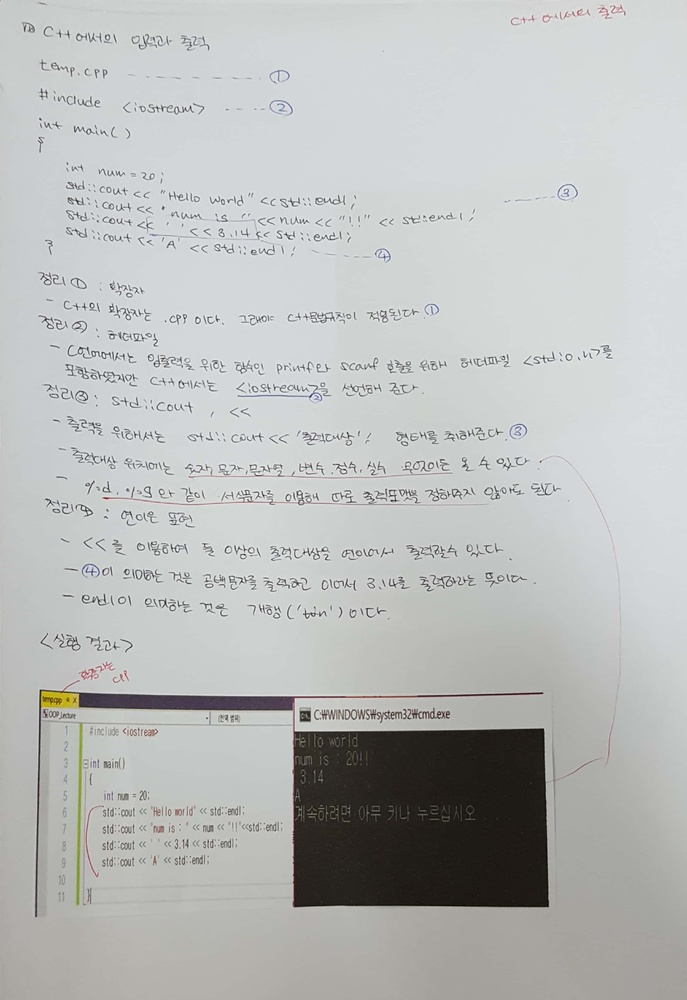
//> input picture 01 출력.jpg, 687 x 1000 px, shrunk from 2264 x 3296 before the run, given in place of blackbox_video1.mp4, which was not available
$ ./4_2_video   (built with g++ and OpenCV 4)
//> lines starting //> are read from the running program, lines starting //| are printed output that depends on the picture; after the words box and inside, x2 and y2 are one past the last pixel; in counts of white or black regions, pixels touching at a corner belong together; pictures that were not available may be replaced by others from this repository, and a replacement may not be noted
#include <opencv2/opencv.hpp>
#include <iostream>

using namespace cv;
using namespace std;

int main(int argc, char** argv)
{
	VideoCapture cap("C:/Users/KimDongUn/Desktop/객체/blackbox_video1.mp4");
	if (!cap.isOpened())
	{
		cout << "Error!!" << endl;
		return -1;
	}
	int cnt = 0;
	while (1)
	{
		Mat frame;
		cap >> frame;
//> frame is the input picture: 1000 rows x 687 cols, CV_8UC3; mean B, G, R 186.9, 187.8, 185.8
		cnt++;
		if (frame.empty())
		{
			break;
		}
		Mat binImg,openImg;
		Mat kernel(3, 3, CV_8U);
		/*cvtColor(frame, frame, COLOR_BGR2GRAY);
		adaptiveThreshold(frame, binImg, 255, ADAPTIVE_THRESH_GAUSSIAN_C, THRESH_BINARY, 7, 3.0);*/	//주변의 픽셀 값과 가중평균을 내서 5=평균을 낼 이웃픽셀의 개수(25개),주변과 평균보다 3.0차이가 나면 바뀐다.
		//morphologyEx(binImg, openImg, MORPH_OPEN, kernel);

		cvtColor(frame, frame, COLOR_BGR2GRAY);//200은 안넘지만 주변에 edge가 있을 경우 최소 100이어야 edge이다. 나를 중심으로 200이상 차이가 나면 edge이다!
//> frame: 1000 rows x 687 cols, CV_8UC1
		Canny(frame, frame, 100, 200);
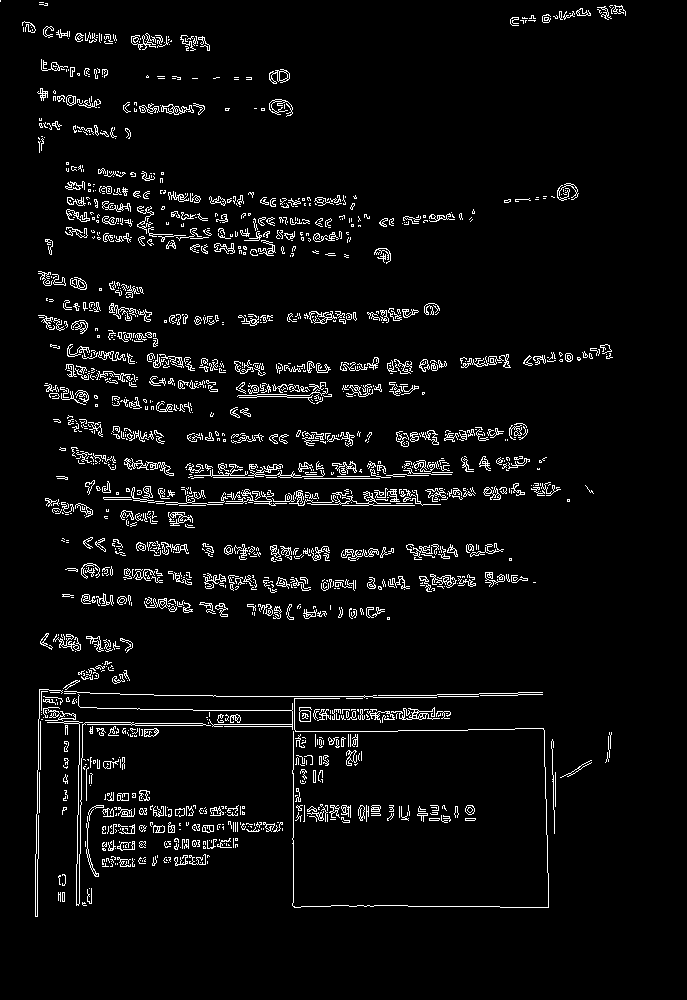
//> frame: 1000 rows x 687 cols, CV_8UC1; 4.6% white in thin lines or dots, all inside (x1, y1, x2, y2) = (0, 0, 626, 917)
		adaptiveThreshold(frame, binImg, 255, ADAPTIVE_THRESH_GAUSSIAN_C, THRESH_BINARY, 5, 3.0);
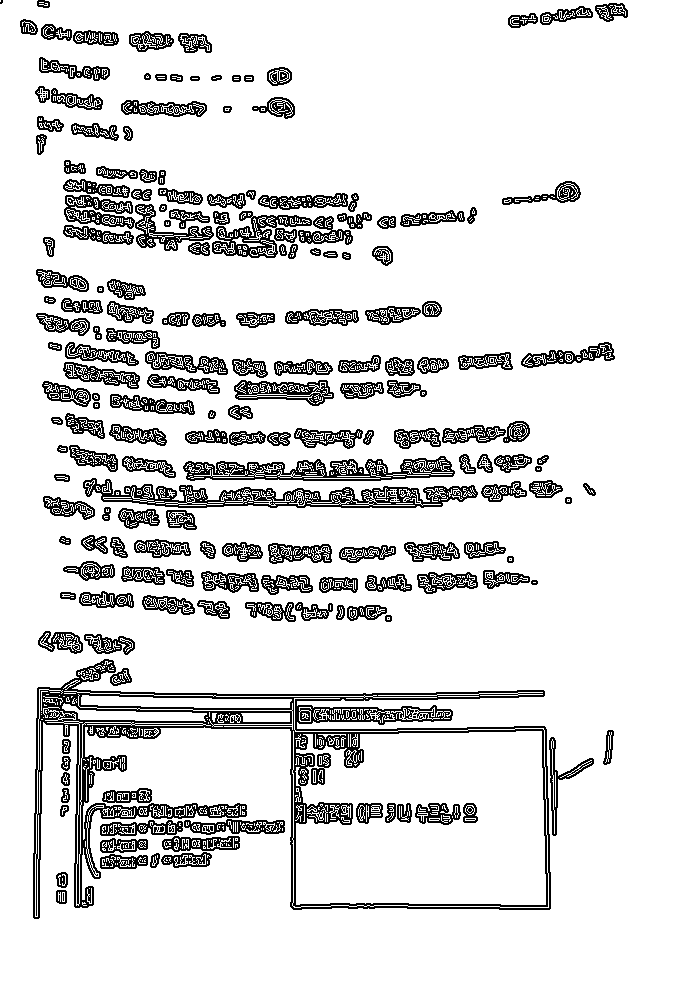
//> binImg: 1000 rows x 687 cols, CV_8UC1; 87.3% white; black in thin lines or dots, all inside (x1, y1, x2, y2) = (0, 0, 628, 919)
		morphologyEx(binImg, openImg, MORPH_OPEN, kernel);
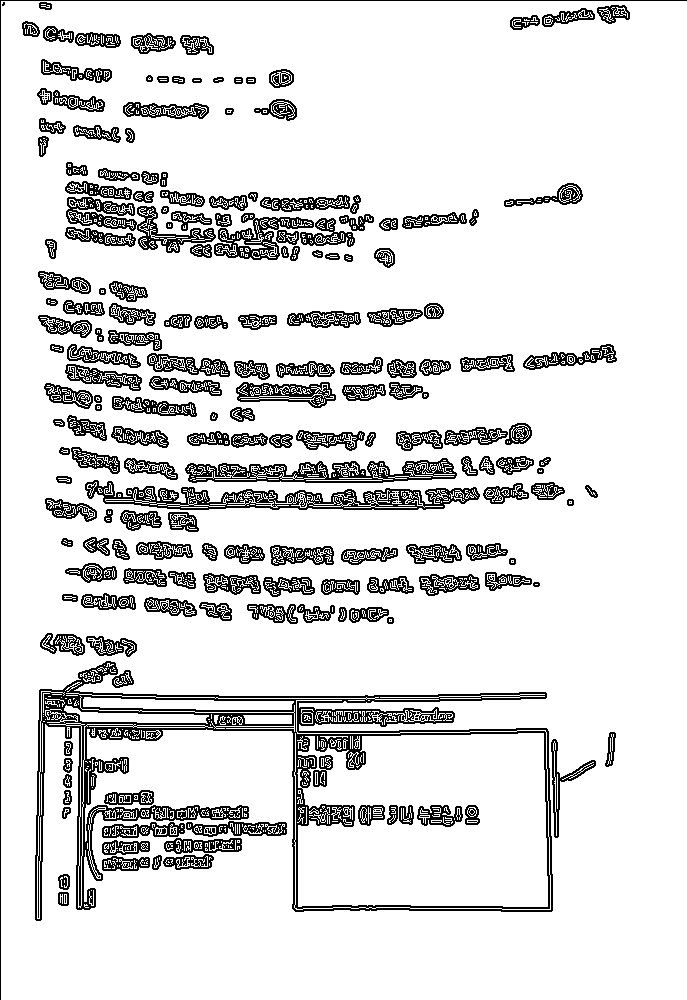
//> openImg: 1000 rows x 687 cols, CV_8UC1; 87.1% white; black in thin lines or dots
		imshow("Frame", openImg);
		char c = (char)waitKey(1);
//> the Esc key is pressed
		if (c == 27) break;
		cout << cnt << endl;
	}

	cap.release();
	destroyAllWindows();

	return 0;
}

$ run again, on 02 입력.jpg
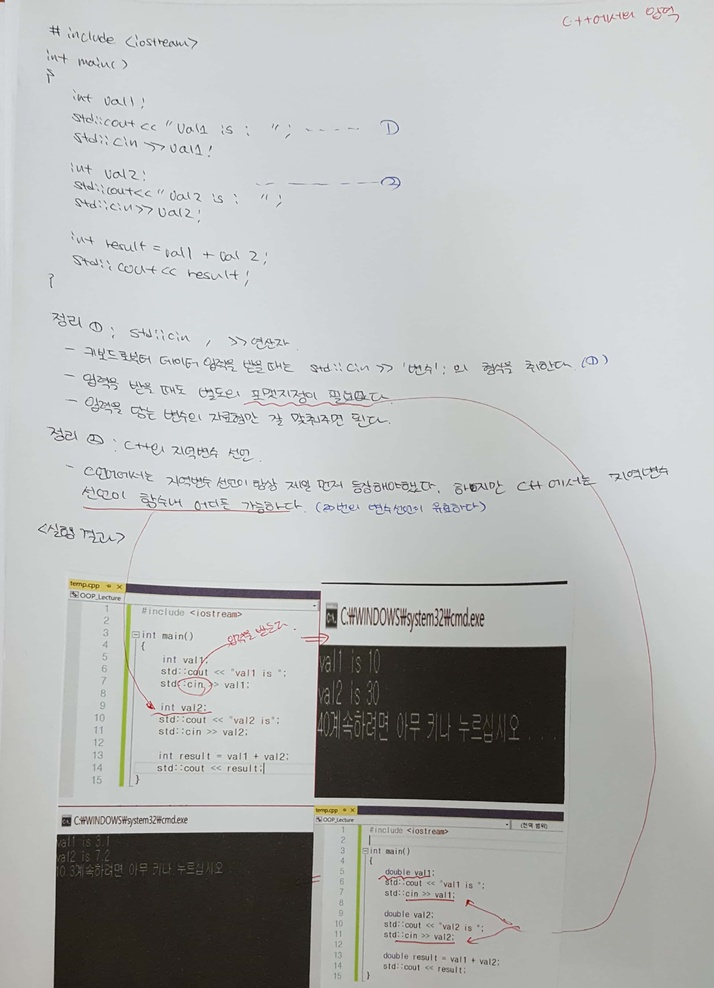
//> input picture 02 입력.jpg, 714 x 988 px, shrunk from 2332 x 3224 before the run, given in place of blackbox_video1.mp4, which was not available
//> frame is the input picture: 988 rows x 714 cols, CV_8UC3; mean B, G, R 181.1, 181.9, 179.8
//> `Canny(frame, frame, 100, 200);`:
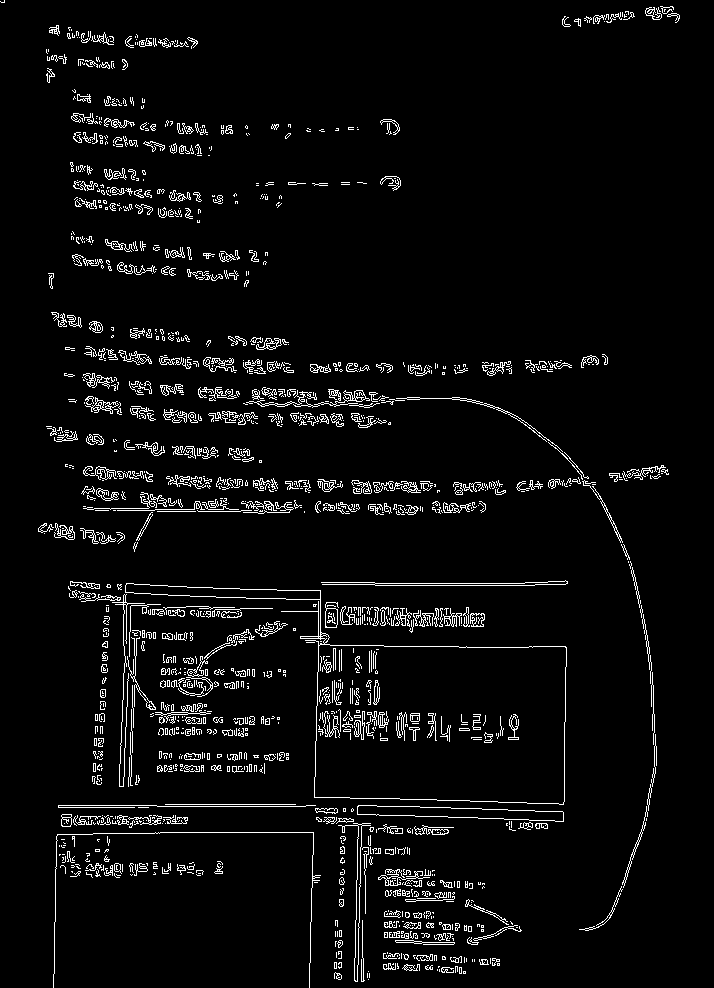
//> frame: 988 rows x 714 cols, CV_8UC1; 4.5% white in thin lines or dots
//> binImg: 988 rows x 714 cols, CV_8UC1; 87.4% white; black in thin lines or dots
//> `morphologyEx(binImg, openImg, MORPH_OPEN, kernel);`:
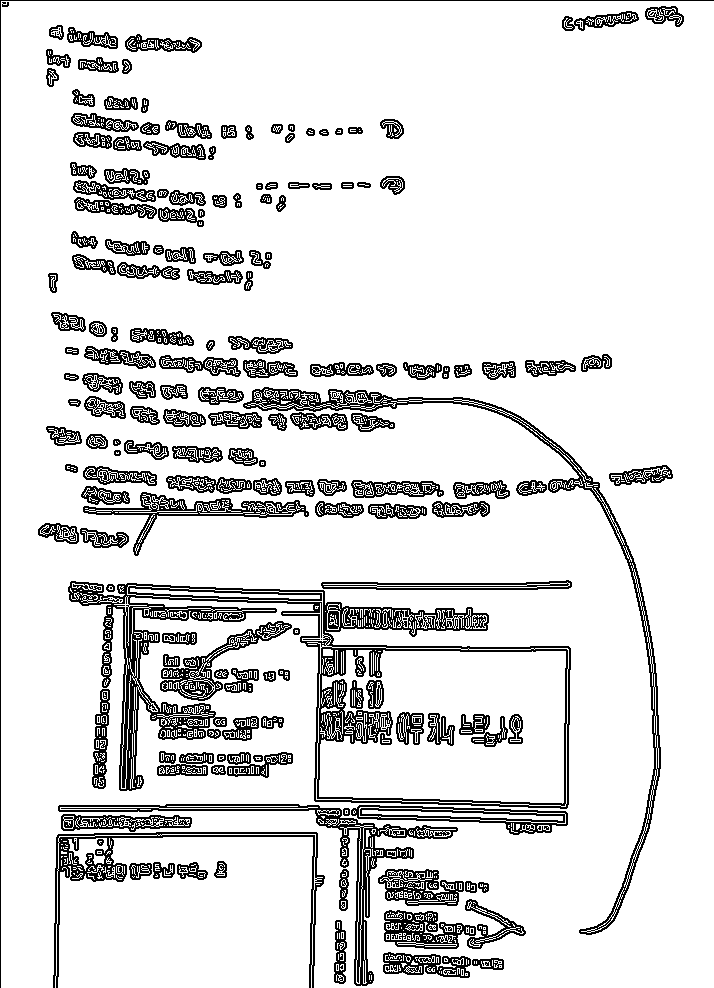
//> openImg: 988 rows x 714 cols, CV_8UC1; 87.1% white; black in thin lines or dots

$ run again, on 03 overloading.jpg
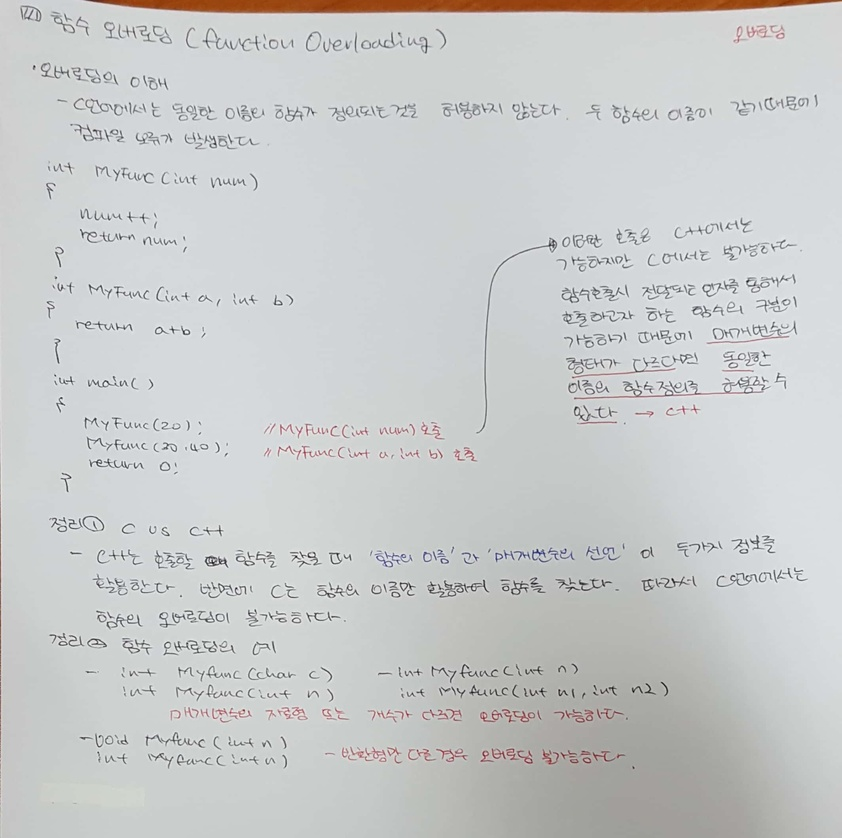
//> input picture 03 overloading.jpg, 842 x 838 px, shrunk from 2128 x 2120 before the run, given in place of blackbox_video1.mp4, which was not available
//> frame is the input picture: 838 rows x 842 cols, CV_8UC3; mean B, G, R 202.6, 202.6, 200.6
//> `Canny(frame, frame, 100, 200);`:
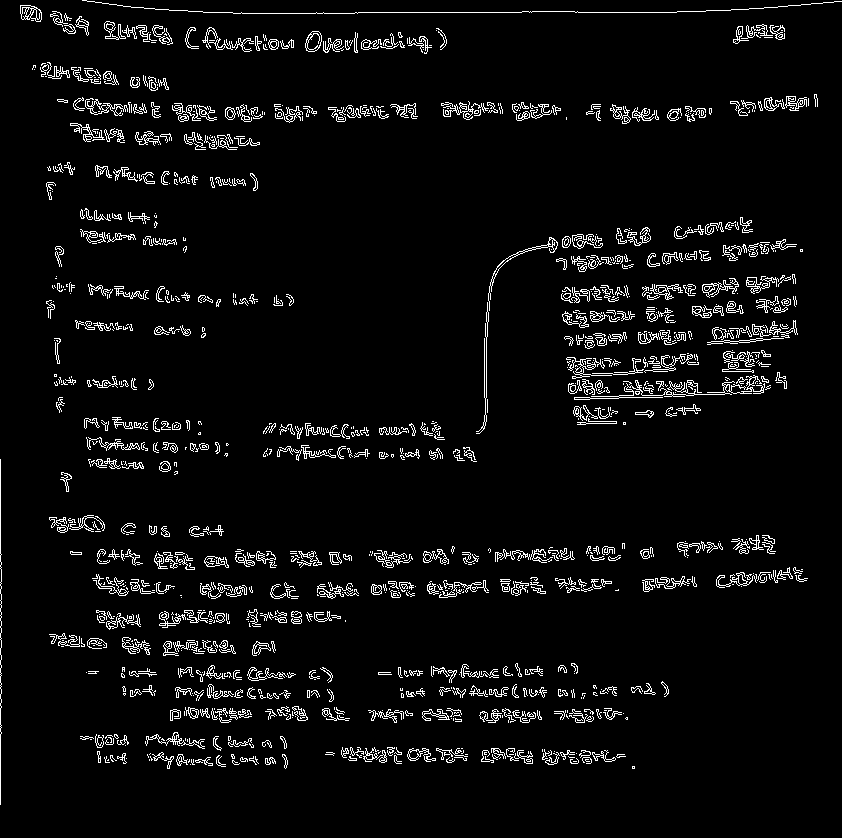
//> frame: 838 rows x 842 cols, CV_8UC1; 4.8% white in thin lines or dots
//> binImg: 838 rows x 842 cols, CV_8UC1; 87.4% white; black in thin lines or dots
//> `morphologyEx(binImg, openImg, MORPH_OPEN, kernel);`:
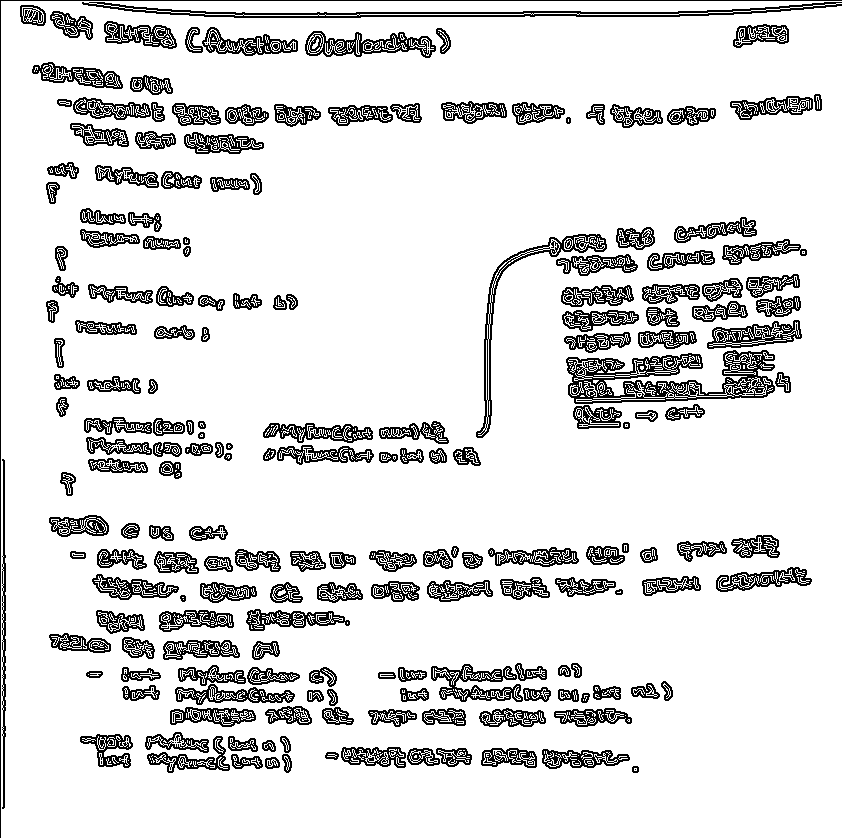
//> openImg: 838 rows x 842 cols, CV_8UC1; 87.2% white; black in thin lines or dots

$ run again, on 03 overloading_1.jpg
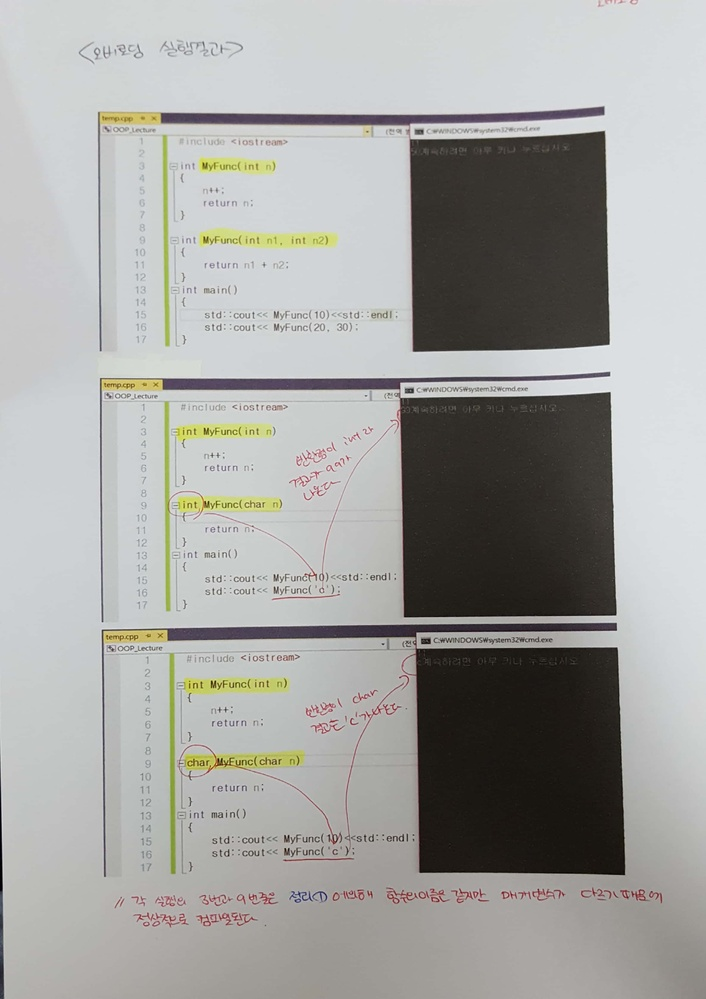
//> input picture 03 overloading_1.jpg, 706 x 999 px, shrunk from 2372 x 3356 before the run, given in place of blackbox_video1.mp4, which was not available
//> frame is the input picture: 999 rows x 706 cols, CV_8UC3; mean B, G, R 160.6, 163.3, 163.1
//> `Canny(frame, frame, 100, 200);`:
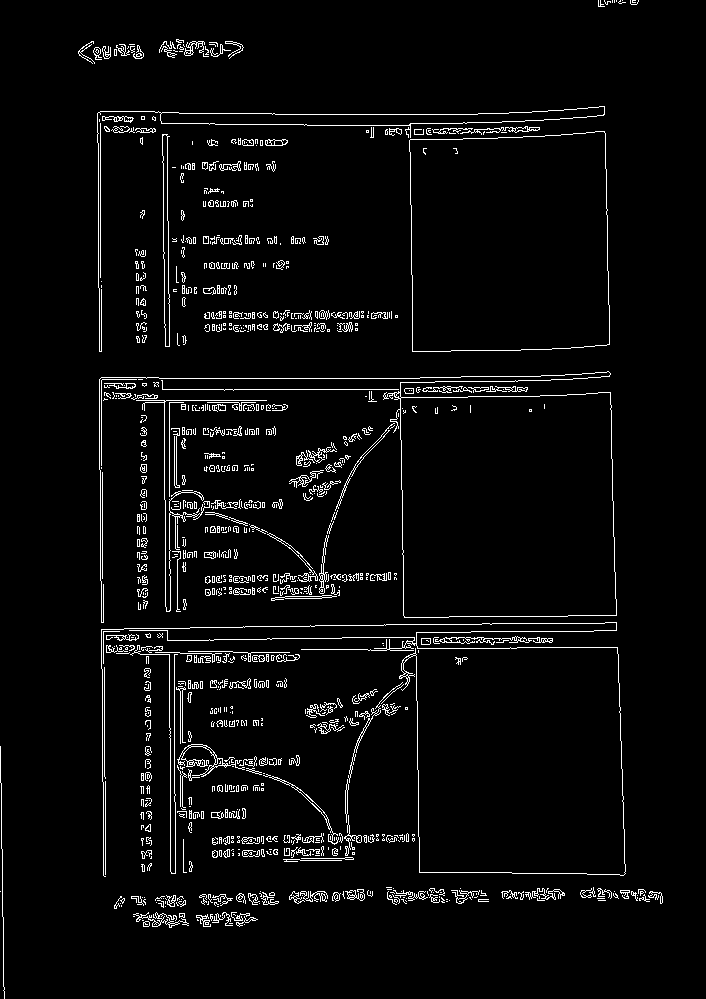
//> frame: 999 rows x 706 cols, CV_8UC1; 3.9% white in thin lines or dots
//> binImg: 999 rows x 706 cols, CV_8UC1; 88.2% white; black in thin lines or dots
//> `morphologyEx(binImg, openImg, MORPH_OPEN, kernel);`:
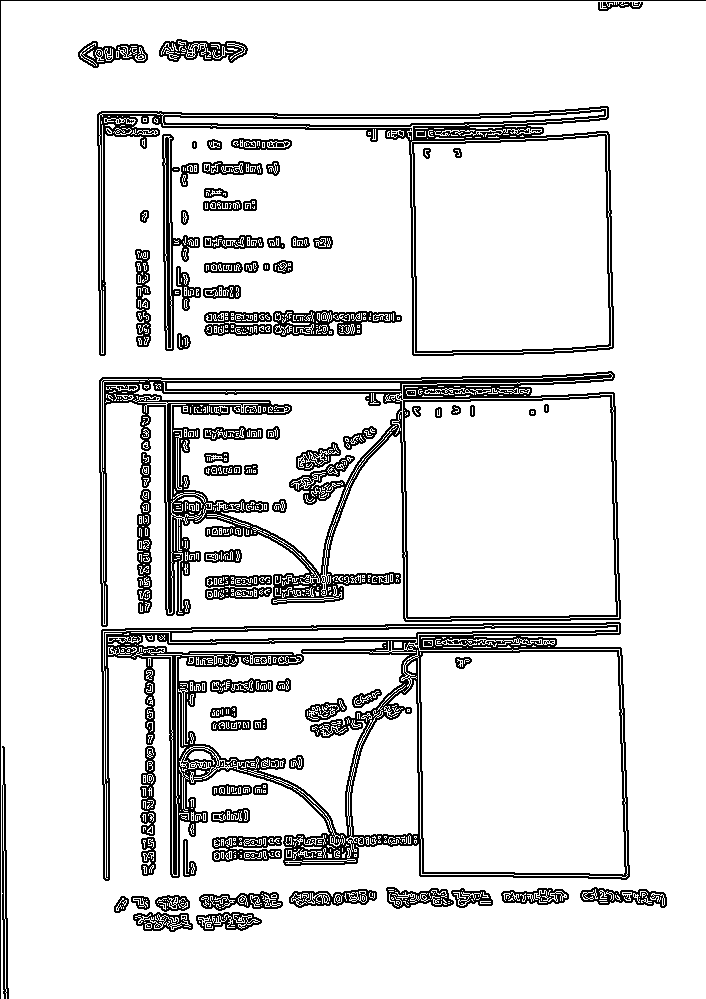
//> openImg: 999 rows x 706 cols, CV_8UC1; 88% white; black in thin lines or dots
